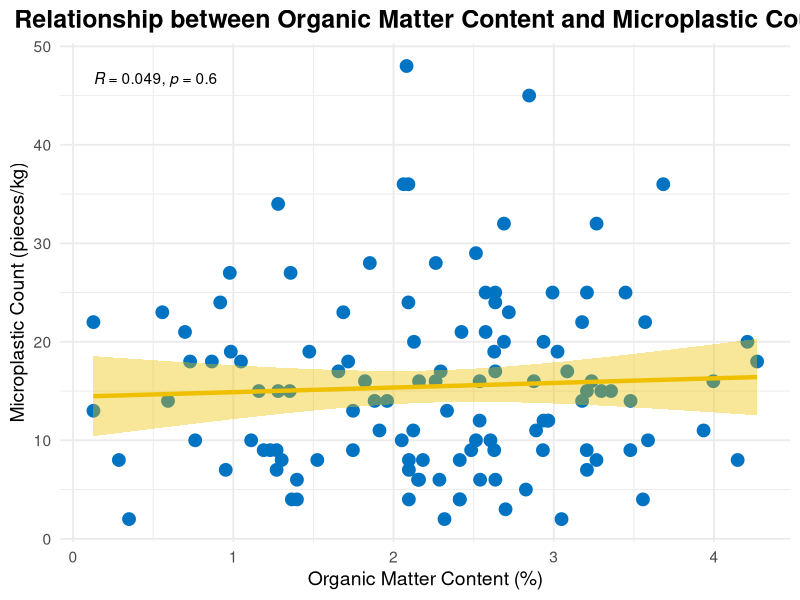

Reproduce this figure in R.
# Load necessary libraries
library(ggplot2)
library(ggpubr)

# Create the data frame
data <- data.frame(
  Organic_matter_content = c(2.263718821, 2.628344671, 2.081405896, 1.912135, 1.686394558, 1.352154195, 1.747165533, 1.65600907, 2.628344671,
                             2.689115646, 2.537188209, 2.183146, 3.477978, 3.205668934, 3.084126984, 2.537188209, 4.147619048, 3.296825397,
                             2.719501134, 2.689115646, 3.26644, 2.962585034, 3.236054422, 1.959863946, 2.051020408, 0.592517007, 2.294104308,
                             3.479138322, 1.716780045, 2.092808989, 3.023356009, 0.865986395, 1.230612245, 3.570294785, 2.932199546,
                             3.934920635, 3.99569161, 2.574607, 4.269160998, 4.208390023, 1.35751634, 2.262527233, 2.634831461, 3.176853933,
                             3.206966292, 1.851910112, 2.574606742, 2.122921348, 1.474291939, 2.992374728, 2.846405229, 1.279775281,
                             2.092808989, 3.267191011, 2.634831461, 2.514382022, 0.977995643, 1.882022472, 3.35752809, 2.875730337,
                             2.604719101, 2.153033708, 3.176853933, 2.424044944, 2.966067416, 2.634831461, 2.935955056, 2.484269663,
                             3.447865169, 1.159325843, 2.333707865, 2.935955056, 3.206966292, 1.821797753, 0.918426966, 0.557078652,
                             2.514382022, 1.189438202, 2.062696629, 1.279775281, 2.159241706, 0.3492891, 0.762085308, 1.746445498,
                             0.127014218, 2.286255924, 2.318009479, 1.047867299, 0.730331754, 2.095734597, 0.698578199, 2.413270142,
                             1.397156398, 1.365402844, 2.88957346, 1.111374408, 0.285781991, 2.095734597, 1.397156398, 0.127014218,
                             1.270142, 3.048341232, 3.683412322, 2.127488152, 1.27014218, 2.826066351, 3.556398, 2.635545024, 1.524170616,
                             2.159241706, 2.54028436, 2.095734597, 1.301895735, 3.207109, 3.588151659, 0.952606635, 0.98436019, 2.41327,
                             2.413270142, 2.699052133),
  Microplastic_count = c(28, 9, 48, 11, 23, 15, 13, 17, 19, 20, 12, 8, 9, 9, 17, 16, 8, 15, 23, 32, 8, 12, 16, 14, 10, 14, 17, 14, 18, 24, 19,
                         18, 9, 22, 9, 11, 16, 25, 18, 20, 27, 16, 25, 22, 25, 28, 21, 11, 19, 25, 45, 34, 36, 32, 24, 29, 27, 14, 15, 16,
                         10, 6, 14, 21, 12, 17, 20, 9, 25, 15, 13, 12, 15, 16, 24, 23, 10, 9, 36, 15, 6, 2, 10, 9, 13, 6, 2, 18, 18, 8, 21, 8,
                         4, 4, 11, 10, 8, 7, 6, 22, 9, 2, 36, 20, 7, 5, 4, 6, 8, 16, 6, 4, 8, 7, 10, 7, 19, 4, 4, 3)
)

# Create attractive scatterplot with regression line
ggscatter(data, x = "Organic_matter_content", y = "Microplastic_count",
          add = "reg.line",               # Add regression line
          conf.int = TRUE,                # Confidence interval around line
          cor.coef = TRUE,                # Show correlation coefficient
          cor.method = "pearson",         # Pearson correlation
          color = "#0073C2FF",            # Custom point color
          fill = "#0073C2FF",             # Confidence interval color
          shape = 21, size = 4,           # Point shape and size
          add.params = list(color = "#EFC000FF", size = 1.5)) +  # Regression line style
  theme_minimal(base_size = 14) +         # Clean modern theme
  theme(
    plot.title = element_text(size = 18, face = "bold", hjust = 0.5),
    plot.background = element_rect(fill = "white", color = NA)
  ) +
  labs(
    title = "Relationship between Organic Matter Content and Microplastic Count",
    x = "Organic Matter Content (%)",
    y = "Microplastic Count (pieces/kg)"
  )
